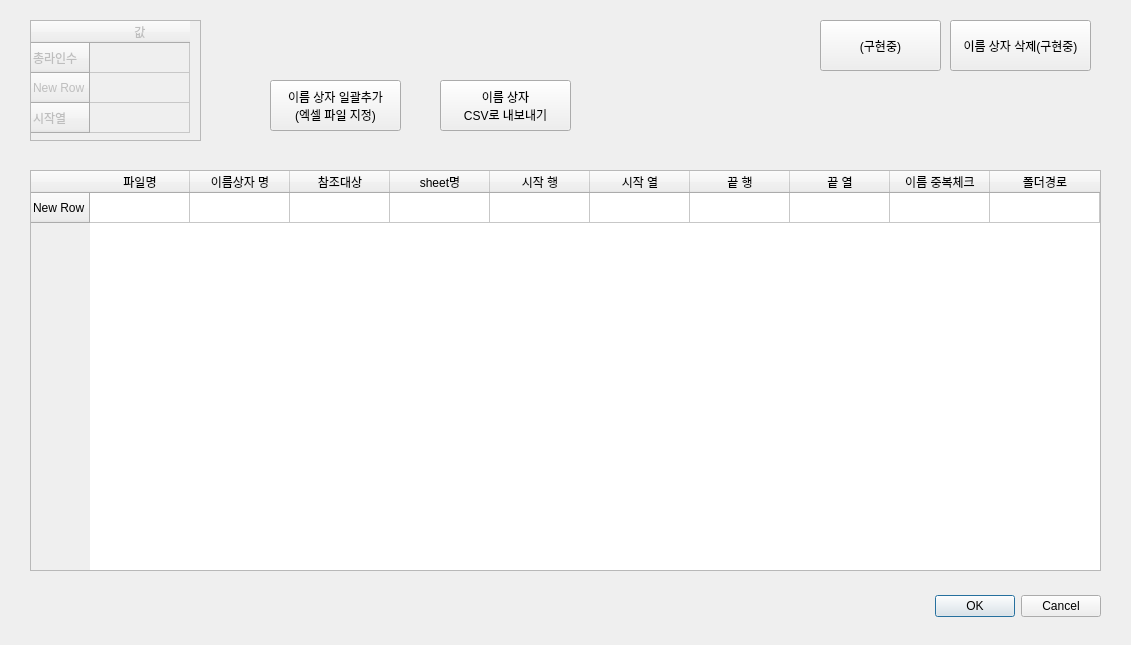
<?xml version="1.0" encoding="UTF-8"?>
<ui version="4.0">
 <class>Dialog</class>
 <widget class="QDialog" name="Dialog">
  <property name="geometry">
   <rect>
    <x>0</x>
    <y>0</y>
    <width>1131</width>
    <height>645</height>
   </rect>
  </property>
  <property name="windowTitle">
   <string>Dialog</string>
  </property>
  <widget class="QDialogButtonBox" name="buttonBox">
   <property name="geometry">
    <rect>
     <x>760</x>
     <y>590</y>
     <width>341</width>
     <height>32</height>
    </rect>
   </property>
   <property name="orientation">
    <enum>Qt::Horizontal</enum>
   </property>
   <property name="standardButtons">
    <set>QDialogButtonBox::Cancel|QDialogButtonBox::Ok</set>
   </property>
  </widget>
  <widget class="QPushButton" name="pushButton">
   <property name="geometry">
    <rect>
     <x>950</x>
     <y>20</y>
     <width>141</width>
     <height>51</height>
    </rect>
   </property>
   <property name="text">
    <string>이름 상자 삭제(구현중)</string>
   </property>
  </widget>
  <widget class="QTableWidget" name="totalNameBox">
   <property name="enabled">
    <bool>true</bool>
   </property>
   <property name="geometry">
    <rect>
     <x>30</x>
     <y>170</y>
     <width>1071</width>
     <height>401</height>
    </rect>
   </property>
   <property name="sizePolicy">
    <sizepolicy hsizetype="Expanding" vsizetype="Expanding">
     <horstretch>0</horstretch>
     <verstretch>0</verstretch>
    </sizepolicy>
   </property>
   <property name="sizeAdjustPolicy">
    <enum>QAbstractScrollArea::AdjustToContents</enum>
   </property>
   <attribute name="horizontalHeaderVisible">
    <bool>true</bool>
   </attribute>
   <attribute name="horizontalHeaderCascadingSectionResizes">
    <bool>false</bool>
   </attribute>
   <attribute name="horizontalHeaderDefaultSectionSize">
    <number>100</number>
   </attribute>
   <attribute name="horizontalHeaderStretchLastSection">
    <bool>true</bool>
   </attribute>
   <row>
    <property name="text">
     <string>New Row</string>
    </property>
   </row>
   <column>
    <property name="text">
     <string>파일명</string>
    </property>
   </column>
   <column>
    <property name="text">
     <string>이름상자 명</string>
    </property>
   </column>
   <column>
    <property name="text">
     <string>참조대상</string>
    </property>
   </column>
   <column>
    <property name="text">
     <string>sheet명</string>
    </property>
   </column>
   <column>
    <property name="text">
     <string>시작 행</string>
    </property>
   </column>
   <column>
    <property name="text">
     <string>시작 열</string>
    </property>
   </column>
   <column>
    <property name="text">
     <string>끝 행</string>
    </property>
   </column>
   <column>
    <property name="text">
     <string>끝 열</string>
    </property>
   </column>
   <column>
    <property name="text">
     <string>이름 중복체크</string>
    </property>
   </column>
   <column>
    <property name="text">
     <string>폴더경로</string>
    </property>
   </column>
   <item row="0" column="0">
    <property name="text">
     <string/>
    </property>
   </item>
  </widget>
  <widget class="QTableWidget" name="tableWidget">
   <property name="enabled">
    <bool>false</bool>
   </property>
   <property name="geometry">
    <rect>
     <x>30</x>
     <y>20</y>
     <width>171</width>
     <height>121</height>
    </rect>
   </property>
   <row>
    <property name="text">
     <string>총라인수</string>
    </property>
   </row>
   <row>
    <property name="text">
     <string>New Row</string>
    </property>
   </row>
   <row>
    <property name="text">
     <string>시작열</string>
    </property>
   </row>
   <column>
    <property name="text">
     <string>값</string>
    </property>
   </column>
  </widget>
  <widget class="QPushButton" name="pushButton_2">
   <property name="geometry">
    <rect>
     <x>270</x>
     <y>80</y>
     <width>131</width>
     <height>51</height>
    </rect>
   </property>
   <property name="text">
    <string>이름 상자 일괄추가
(엑셀 파일 지정)</string>
   </property>
  </widget>
  <widget class="QPushButton" name="pushButton_3">
   <property name="geometry">
    <rect>
     <x>440</x>
     <y>80</y>
     <width>131</width>
     <height>51</height>
    </rect>
   </property>
   <property name="text">
    <string>이름 상자
CSV로 내보내기</string>
   </property>
  </widget>
  <widget class="QPushButton" name="pushButton_4">
   <property name="geometry">
    <rect>
     <x>820</x>
     <y>20</y>
     <width>121</width>
     <height>51</height>
    </rect>
   </property>
   <property name="text">
    <string>(구현중)</string>
   </property>
  </widget>
 </widget>
 <resources/>
 <connections>
  <connection>
   <sender>buttonBox</sender>
   <signal>accepted()</signal>
   <receiver>Dialog</receiver>
   <slot>accept()</slot>
   <hints>
    <hint type="sourcelabel">
     <x>895</x>
     <y>420</y>
    </hint>
    <hint type="destinationlabel">
     <x>882</x>
     <y>400</y>
    </hint>
   </hints>
  </connection>
  <connection>
   <sender>buttonBox</sender>
   <signal>rejected()</signal>
   <receiver>Dialog</receiver>
   <slot>reject()</slot>
   <hints>
    <hint type="sourcelabel">
     <x>973</x>
     <y>434</y>
    </hint>
    <hint type="destinationlabel">
     <x>974</x>
     <y>399</y>
    </hint>
   </hints>
  </connection>
  <connection>
   <sender>pushButton_2</sender>
   <signal>clicked()</signal>
   <receiver>Dialog</receiver>
   <slot>showPopup()</slot>
   <hints>
    <hint type="sourcelabel">
     <x>334</x>
     <y>83</y>
    </hint>
    <hint type="destinationlabel">
     <x>510</x>
     <y>8</y>
    </hint>
   </hints>
  </connection>
  <connection>
   <sender>pushButton_3</sender>
   <signal>clicked()</signal>
   <receiver>Dialog</receiver>
   <slot>extractNameBoxToCsv()</slot>
   <hints>
    <hint type="sourcelabel">
     <x>536</x>
     <y>114</y>
    </hint>
    <hint type="destinationlabel">
     <x>768</x>
     <y>56</y>
    </hint>
   </hints>
  </connection>
  <connection>
   <sender>pushButton_4</sender>
   <signal>clicked()</signal>
   <receiver>Dialog</receiver>
   <slot>showTranslate()</slot>
   <hints>
    <hint type="sourcelabel">
     <x>675</x>
     <y>119</y>
    </hint>
    <hint type="destinationlabel">
     <x>777</x>
     <y>101</y>
    </hint>
   </hints>
  </connection>
 </connections>
 <slots>
  <slot>showPopup()</slot>
  <slot>extractNameBoxToCsv()</slot>
  <slot>showTranslate()</slot>
 </slots>
</ui>
